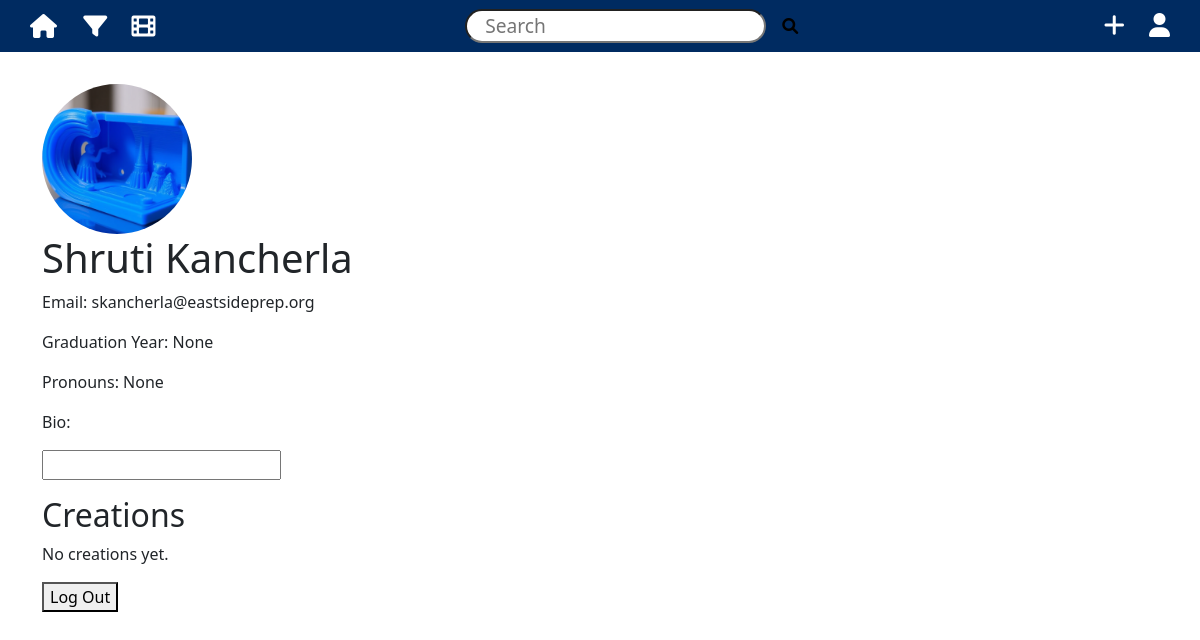
Screenshot of /user/5 (signed in) with the database file from the repository.
### models.py (models this page shows, shortened)
class User(db.Model, UserMixin):
    __tablename__ = 'users'  # Explicitly specify table name
    id = db.Column(db.Integer, primary_key=True)  # Primary key
    first_name = db.Column(db.String(150), nullable=False)  # User's first name
    last_name = db.Column(db.String(150), nullable=False)  # User's last name
    email = db.Column(db.String(150), unique=True, nullable=False)  # User's email address
    gradyear = db.Column(db.Integer)  # Graduation year
    settings_id = db.Column(db.Integer, db.ForeignKey('settings.id'))  # Foreign key to settings table
    pfp_path = db.Column(db.String(200))  # Path to profile picture file
    pronouns = db.Column(db.String(50))  # User's preferred pronouns
    is_admin = db.Column(db.Boolean, default=False)  # Admin status flag
    settings = db.relationship('Settings', back_populates='user', uselist=False)
    creations = db.relationship('Creation', back_populates='user')

### app.py (the view)
@app.route('/user/<int:user_id>')
@login_required
def user_profile(user_id):
    user = User.query.get_or_404(user_id)
    return render_template('user_profile.html', user=user)

### app.py (called while the page is built)
@login_manager.user_loader
def load_user(user_id):
    return User.query.get(int(user_id))

### templates/user_profile.html (shortened to what this page needs)
{% extends "base.html" %}
{% block content %}
<div style="width: 150px; height: 150px; border-radius: 50%; overflow: hidden;">
    <img src="{{ user.pfp_path or '/static/example.png' }}"  style="width: 100%; height: 100%; object-fit: cover;">
</div>
<h1>{{ user.first_name }} {{ user.last_name }}</h1>
<p>Email: {{ user.email }}</p>
<p>Graduation Year: {{ user.gradyear }}</p>
<p>Pronouns: {{ user.pronouns }}</p>
<p>Bio:</p>
<input type="text">
<h2>Creations</h2>
{% if user.creations %}
<ul>
    {% for creation in user.creations %}
    <li>
        <strong>{{ creation.name }}</strong> - {{ creation.creation_date.strftime('%Y-%m-%d') }}
        <p>{{ creation.caption }}</p>
    </li>
    {% endfor %}
</ul>
{% else %}
<p>No creations yet.</p>
{% endif %}
{% if current_user.id == user.id %}
<form action="{{ url_for('logout') }}" method="post">
    <button type="submit">Log Out</button>
</form>
{% endif %}
{% endblock %}

### templates/base.html (shortened to what this page needs)
<!doctype html>
<html lang="en">
<head>
    <link rel="stylesheet" href="{{ url_for('static', filename='style.css') }}">
    <link href="https://cdn.jsdelivr.net/npm/bootstrap@5.3.3/dist/css/bootstrap.min.css" rel="stylesheet">
    <link rel="stylesheet" href="https://cdnjs.cloudflare.com/ajax/libs/font-awesome/6.0.0-beta3/css/all.min.css">
</head>
<body>
    <nav class="navbar">
        <div class="nav-icons">
            <a href="{{ url_for('index') }}" class="brand">
                <i class="fa-solid fa-house"></i>
            </a>
            <a onclick = "FilterModal()">
                <i class="fa-solid fa-filter"></i>
            </a>
            <a href="{{ url_for('gallery') }}" class="brand">
                <i class="fa-solid fa-film"></i>
            </a>
        </div>
        <form action="{{ url_for('search') }}" method="GET" class="search-form">
            <input type="text" name="query" class="search-bar" placeholder="Search" style="color: black;">
            <button type="submit" class="search-button">
                <i class="fa-solid fa-search"></i>
            </button>
        </form>
        <div class="nav-icons">
            <a onclick="PullModal()">
                <i class="fa-solid fa-plus" data-bs-toggle="modal" data-bs-target="#exampleModal"></i>
            </a>
            {% if current_user.is_authenticated %}
            <a href="{{ url_for('user_profile', user_id=current_user.id) }}">
                <i class="fa-solid fa-user"></i>
            </a>
            {% else %}
                <a href="{{ url_for('login') }}">
                    <i class="fa-solid fa-user"></i>
                </a>
            {% endif %}
        </div>
    </nav>
    <div class="container">
        {% block content %}
        {% endblock %}
    </div>
</body>
</html>

### static/style.css (style rules this page uses)
body { font-family: Arial, sans-serif; margin: 0; padding: 0; }
nav { background-color: #1d1b5b; color: #ecf0f1; padding: 1em 0; }
nav .brand { font-size: 1.5em; color: #ecf0f1; text-decoration: none; }
.navbar { display: flex; align-items: center; justify-content: space-between; padding: 10px 20px; background-color: #002B61; color: #fff; }
.nav-icons i, .search-bar, .fas { margin: 0 10px; color: #fff; font-size: 24px; }
.nav-icons { padding: 0 20px; }
.search-bar { width: 100%; border-radius: 25px; padding-left: 18px; font-size: 120%; }
.container { width: 90%; margin: 2em auto; }
h1, h2 { color: #2c3e50; }
.search-form { display: flex; align-items: center; }
.search-button { background: none; border: none; cursor: pointer; }

### rows the page displays
User: first_name "Shruti", last_name "Kancherla", email "skancherla@eastsideprep.org", gradyear "None", pronouns "None"
